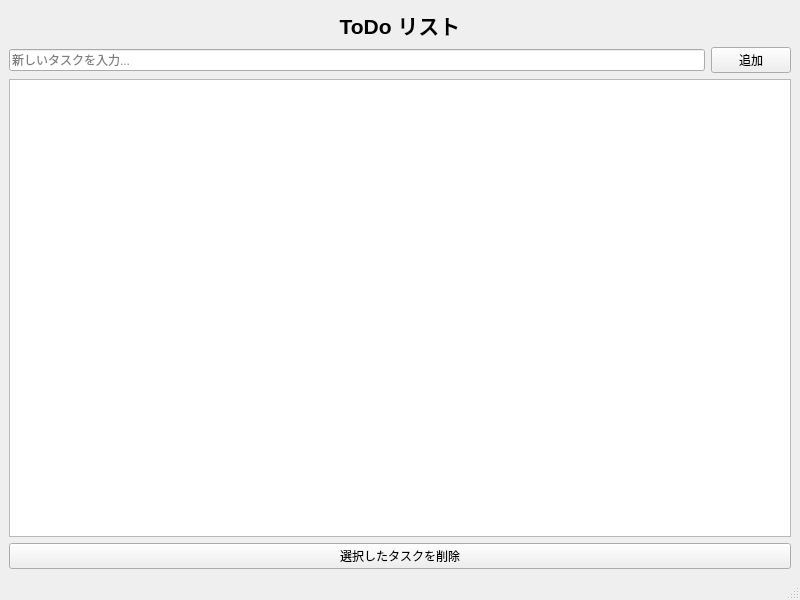
<?xml version="1.0" encoding="UTF-8"?>
<ui version="4.0">
 <class>MainWindow</class>
 <widget class="QMainWindow" name="MainWindow">
  <property name="geometry">
   <rect>
    <x>0</x>
    <y>0</y>
    <width>800</width>
    <height>600</height>
   </rect>
  </property>
  <property name="windowTitle">
   <string>MainWindow</string>
  </property>
  <widget class="QWidget" name="centralwidget">
   <layout class="QVBoxLayout" name="verticalLayout">
    <item>
     <widget class="QLabel" name="titleLabel">
      <property name="text">
       <string>ToDo リスト</string>
      </property>
      <property name="font">
       <font>
        <pointsize>16</pointsize>
        <weight>75</weight>
        <bold>true</bold>
       </font>
      </property>
      <property name="alignment">
       <set>Qt::AlignCenter</set>
      </property>
     </widget>
    </item>
    <item>
     <layout class="QHBoxLayout" name="inputLayout">
      <item>
       <widget class="QLineEdit" name="todoLineEdit">
        <property name="placeholderText">
         <string>新しいタスクを入力...</string>
        </property>
       </widget>
      </item>
      <item>
       <widget class="QPushButton" name="addButton">
        <property name="text">
         <string>追加</string>
        </property>
       </widget>
      </item>
     </layout>
    </item>
    <item>
     <widget class="QListWidget" name="todoListWidget"/>
    </item>
    <item>
     <widget class="QPushButton" name="deleteButton">
      <property name="text">
       <string>選択したタスクを削除</string>
      </property>
     </widget>
    </item>
   </layout>
  </widget>
  <widget class="QMenuBar" name="menubar">
   <property name="geometry">
    <rect>
     <x>0</x>
     <y>0</y>
     <width>800</width>
     <height>24</height>
    </rect>
   </property>
  </widget>
  <widget class="QStatusBar" name="statusbar"/>
 </widget>
 <resources/>
 <connections/>
</ui>
